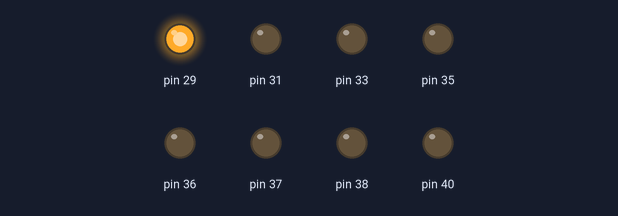
Simulated run of this program. Board: Raspberry Pi (header pin numbers). Parts: output pins drawn as LEDs (lit = HIGH).

Above: at 0.1 s.
At 6.1 s:
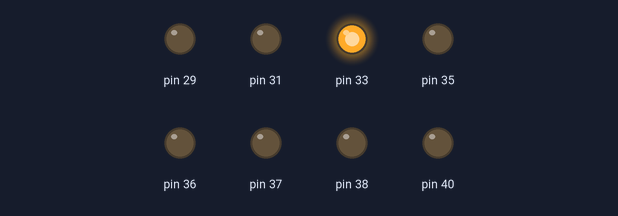
At 9.1 s:
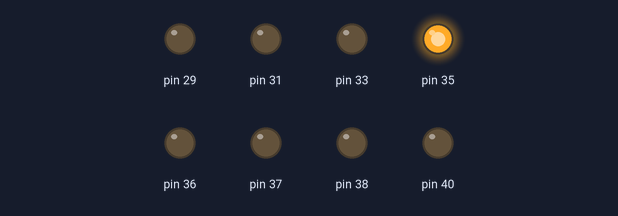
At 18.1 s:
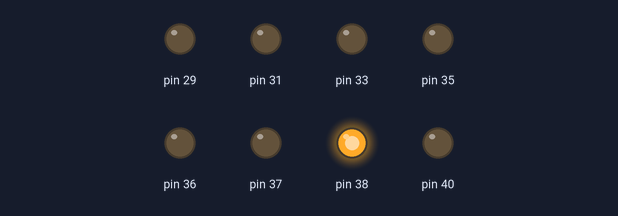
At 28.1 s:
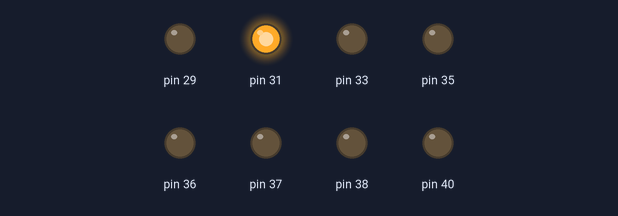
At 37.1 s:
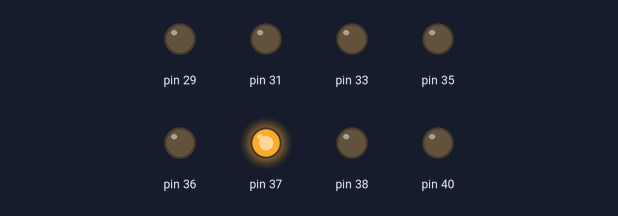
Timing chart, 0 to 40.0 s (numbered marks = the images above):
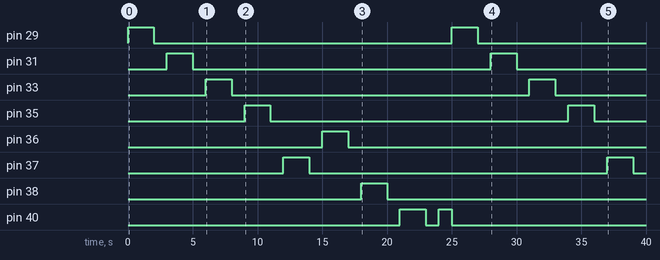

The program:

LED_automation.py
```python
import RPi.GPIO as GPIO
from time import sleep

GPIO.setmode(GPIO.BOARD)
GPIO.setup(29,GPIO.OUT,initial=GPIO.LOW)
GPIO.setup(31,GPIO.OUT,initial=GPIO.LOW)
GPIO.setup(33,GPIO.OUT,initial=GPIO.LOW)
GPIO.setup(35,GPIO.OUT,initial=GPIO.LOW)
GPIO.setup(37,GPIO.OUT,initial=GPIO.LOW)
GPIO.setup(36,GPIO.OUT,initial=GPIO.LOW)
GPIO.setup(38,GPIO.OUT,initial=GPIO.LOW)
GPIO.setup(40,GPIO.OUT,initial=GPIO.LOW)
GPIO.setwarnings(False)

pins=[29,31,33,35,37,36,38,40]
while True:
	c=8
	for i in pins[::-1]:
		for j in pins[:c:]:
			GPIO.output(j,GPIO.HIGH)
			sleep(2)
			GPIO.output(j,GPIO.LOW)
			sleep(1)
		GPIO.output(i,GPIO.HIGH)
		sleep(1)
		GPIO.output(i,GPIO.LOW)
		c-=1
```

Measured:
- by itself, pin 29, pin 31, pin 33, pin 35, pin 37: alternates HIGH for 2.0 s and LOW for 23.0 s
- by itself, pin 36: LOW → HIGH at 15.0 s, → LOW 2.0 s later
- by itself, pin 38: LOW → HIGH at 18.0 s, → LOW 2.0 s later
- by itself, pin 40: LOW → HIGH at 21.0 s, → LOW 2.0 s later, → HIGH 1.0 s later, → LOW 1.0 s later
